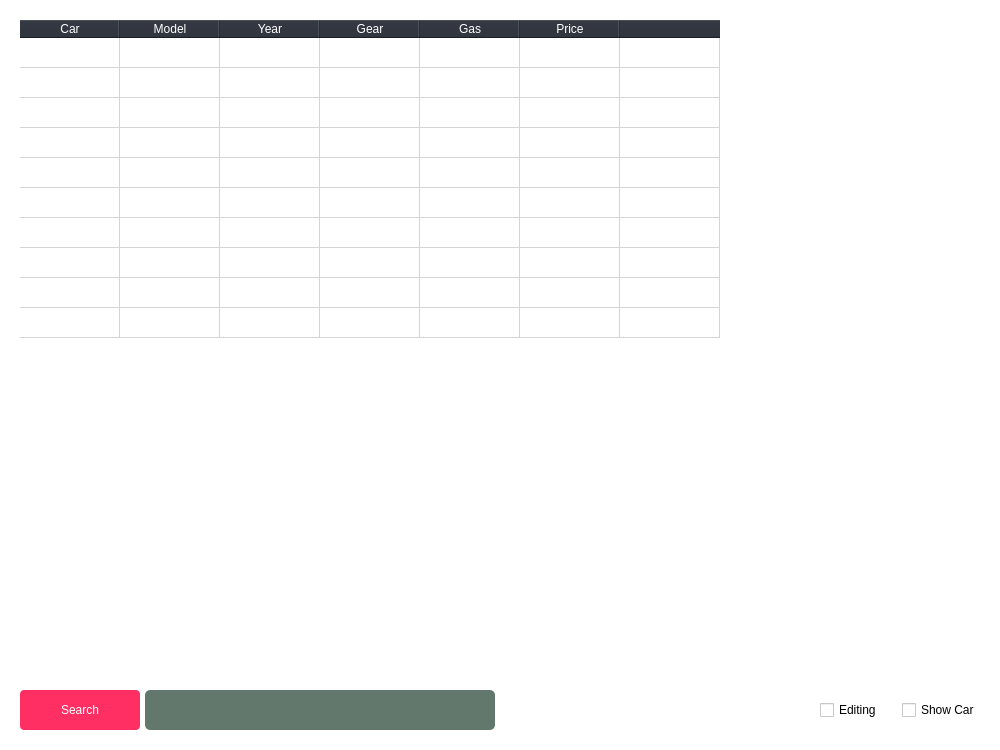
<?xml version="1.0" encoding="UTF-8"?>
<ui version="4.0">
 <class>admin_main</class>
 <widget class="QWidget" name="admin_main">
  <property name="geometry">
   <rect>
    <x>0</x>
    <y>0</y>
    <width>1000</width>
    <height>750</height>
   </rect>
  </property>
  <property name="windowTitle">
   <string>Form</string>
  </property>
  <property name="styleSheet">
   <string notr="true">background-color: rgb(255, 255, 255);</string>
  </property>
  <layout class="QVBoxLayout" name="verticalLayout_2">
   <property name="spacing">
    <number>10</number>
   </property>
   <property name="leftMargin">
    <number>20</number>
   </property>
   <property name="topMargin">
    <number>20</number>
   </property>
   <property name="rightMargin">
    <number>20</number>
   </property>
   <property name="bottomMargin">
    <number>20</number>
   </property>
   <item>
    <widget class="QTableWidget" name="table">
     <property name="layoutDirection">
      <enum>Qt::LeftToRight</enum>
     </property>
     <property name="styleSheet">
      <string notr="true">QHeaderView::section { 
	background-color: #252A34; 
	color: white;
	font: 57 13pt &quot;Roboto Mono Medium&quot;;
}

QTableWidget {
	border: None;
}</string>
     </property>
     <property name="showGrid">
      <bool>true</bool>
     </property>
     <property name="gridStyle">
      <enum>Qt::SolidLine</enum>
     </property>
     <property name="sortingEnabled">
      <bool>false</bool>
     </property>
     <property name="wordWrap">
      <bool>true</bool>
     </property>
     <property name="cornerButtonEnabled">
      <bool>true</bool>
     </property>
     <property name="rowCount">
      <number>10</number>
     </property>
     <attribute name="horizontalHeaderVisible">
      <bool>true</bool>
     </attribute>
     <attribute name="horizontalHeaderHighlightSections">
      <bool>true</bool>
     </attribute>
     <attribute name="verticalHeaderVisible">
      <bool>false</bool>
     </attribute>
     <row/>
     <row/>
     <row/>
     <row/>
     <row/>
     <row/>
     <row/>
     <row/>
     <row/>
     <row/>
     <column>
      <property name="text">
       <string>Car</string>
      </property>
     </column>
     <column>
      <property name="text">
       <string>Model</string>
      </property>
     </column>
     <column>
      <property name="text">
       <string>Year</string>
      </property>
     </column>
     <column>
      <property name="text">
       <string>Gear</string>
      </property>
     </column>
     <column>
      <property name="text">
       <string>Gas</string>
      </property>
     </column>
     <column>
      <property name="text">
       <string>Price</string>
      </property>
     </column>
     <column>
      <property name="text">
       <string/>
      </property>
     </column>
    </widget>
   </item>
   <item>
    <layout class="QHBoxLayout" name="horizontalLayout">
     <property name="spacing">
      <number>20</number>
     </property>
     <item>
      <layout class="QHBoxLayout" name="horizontalLayout_2">
       <property name="spacing">
        <number>5</number>
       </property>
       <item>
        <widget class="QPushButton" name="searchBtn">
         <property name="sizePolicy">
          <sizepolicy hsizetype="Fixed" vsizetype="Preferred">
           <horstretch>0</horstretch>
           <verstretch>0</verstretch>
          </sizepolicy>
         </property>
         <property name="minimumSize">
          <size>
           <width>120</width>
           <height>0</height>
          </size>
         </property>
         <property name="maximumSize">
          <size>
           <width>120</width>
           <height>16777215</height>
          </size>
         </property>
         <property name="styleSheet">
          <string notr="true">QPushButton {
	background-color: rgb(255, 46, 99);
	color : white;
	border-radius: 4px;
	font: 57 11pt &quot;Roboto Mono Medium&quot;;
}</string>
         </property>
         <property name="text">
          <string>Search</string>
         </property>
        </widget>
       </item>
       <item>
        <widget class="QLineEdit" name="searchTf">
         <property name="sizePolicy">
          <sizepolicy hsizetype="Minimum" vsizetype="Fixed">
           <horstretch>0</horstretch>
           <verstretch>0</verstretch>
          </sizepolicy>
         </property>
         <property name="minimumSize">
          <size>
           <width>350</width>
           <height>40</height>
          </size>
         </property>
         <property name="maximumSize">
          <size>
           <width>400</width>
           <height>40</height>
          </size>
         </property>
         <property name="styleSheet">
          <string notr="true">QLineEdit {
	padding-left : 10px;
	border: None;
	border-radius : 5px;
	background-color: rgba(32, 64, 48, 180);
	color : white;
}

</string>
         </property>
        </widget>
       </item>
       <item>
        <spacer name="horizontalSpacer">
         <property name="orientation">
          <enum>Qt::Horizontal</enum>
         </property>
         <property name="sizeHint" stdset="0">
          <size>
           <width>40</width>
           <height>20</height>
          </size>
         </property>
        </spacer>
       </item>
      </layout>
     </item>
     <item>
      <widget class="QCheckBox" name="enableEditingBox">
       <property name="sizePolicy">
        <sizepolicy hsizetype="Maximum" vsizetype="Fixed">
         <horstretch>0</horstretch>
         <verstretch>0</verstretch>
        </sizepolicy>
       </property>
       <property name="text">
        <string>Editing</string>
       </property>
      </widget>
     </item>
     <item>
      <widget class="QCheckBox" name="carBox">
       <property name="text">
        <string>Show Car</string>
       </property>
      </widget>
     </item>
    </layout>
   </item>
  </layout>
 </widget>
 <resources/>
 <connections/>
</ui>
